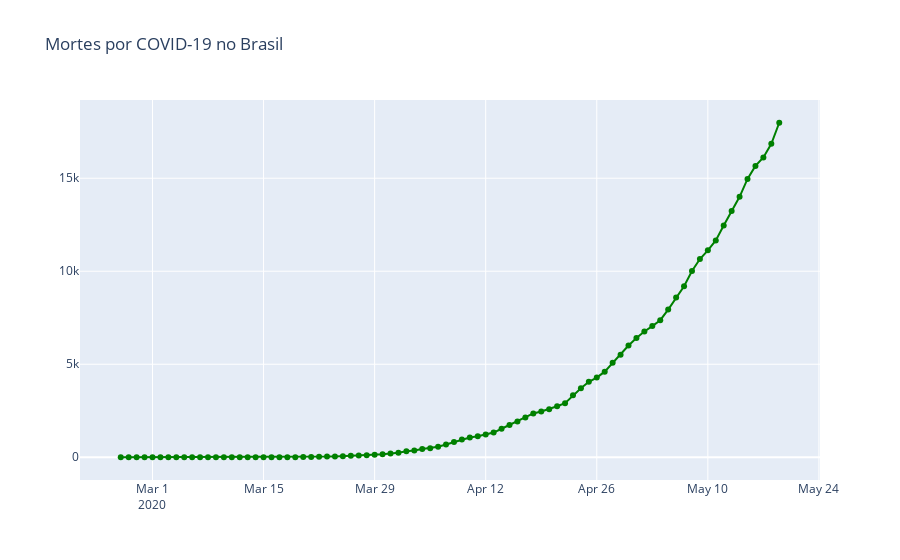

The notebook cell this image was saved under:
### Markdown cell above
## 3.3. Qual a evolução dos mortos?

### Code cell
# sns.relplot(data=df_brasil, x="data_observacao", y="mortes", kind="line", aspect=3)

fig = pgo.Figure()

fig.add_trace(
    pgo.Scatter(x=df_brasil['data_observacao'], y=df_brasil['mortes'], name='Mortes', mode='lines+markers', line={'color':'green'})
)

fig.update_layout(title='Mortes por COVID-19 no Brasil')

fig.show()
